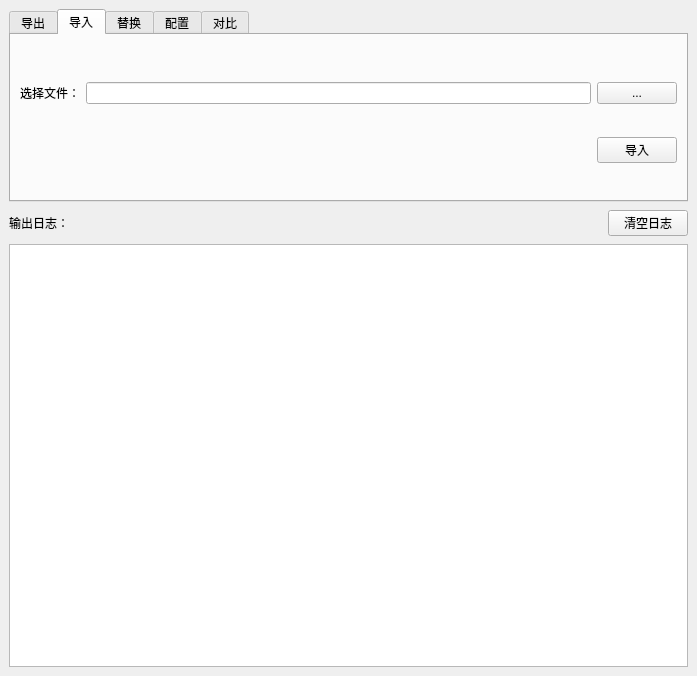
<?xml version="1.0" encoding="UTF-8"?>
<ui version="4.0">
 <class>MainWindow</class>
 <widget class="QMainWindow" name="MainWindow">
  <property name="geometry">
   <rect>
    <x>0</x>
    <y>0</y>
    <width>697</width>
    <height>676</height>
   </rect>
  </property>
  <property name="windowTitle">
   <string>MainWindow</string>
  </property>
  <widget class="QWidget" name="centralwidget">
   <layout class="QGridLayout" name="gridLayout" rowstretch="0,0,0,0,0,1" columnstretch="0">
    <property name="horizontalSpacing">
     <number>10</number>
    </property>
    <property name="verticalSpacing">
     <number>8</number>
    </property>
    <item row="5" column="0">
     <widget class="QTextEdit" name="log"/>
    </item>
    <item row="1" column="0">
     <layout class="QHBoxLayout" name="horizontalLayout">
      <property name="topMargin">
       <number>0</number>
      </property>
      <item>
       <widget class="QLabel" name="label_4">
        <property name="text">
         <string>输出日志：</string>
        </property>
       </widget>
      </item>
      <item>
       <spacer name="horizontalSpacer">
        <property name="orientation">
         <enum>Qt::Horizontal</enum>
        </property>
        <property name="sizeHint" stdset="0">
         <size>
          <width>40</width>
          <height>20</height>
         </size>
        </property>
       </spacer>
      </item>
      <item>
       <widget class="QPushButton" name="clearLog">
        <property name="text">
         <string>清空日志</string>
        </property>
       </widget>
      </item>
     </layout>
    </item>
    <item row="0" column="0">
     <widget class="QTabWidget" name="tabWidget">
      <property name="currentIndex">
       <number>1</number>
      </property>
      <widget class="QWidget" name="tab">
       <attribute name="title">
        <string>导出</string>
       </attribute>
       <layout class="QGridLayout" name="gridLayout_2">
        <property name="sizeConstraint">
         <enum>QLayout::SetNoConstraint</enum>
        </property>
        <property name="topMargin">
         <number>20</number>
        </property>
        <item row="3" column="0">
         <widget class="QLabel" name="label_3">
          <property name="text">
           <string>输出文件：</string>
          </property>
         </widget>
        </item>
        <item row="1" column="1">
         <widget class="QLineEdit" name="appDir"/>
        </item>
        <item row="1" column="0">
         <widget class="QLabel" name="label">
          <property name="text">
           <string>程序文件夹：</string>
          </property>
         </widget>
        </item>
        <item row="1" column="2">
         <widget class="QPushButton" name="localeDirBrowse">
          <property name="sizePolicy">
           <sizepolicy hsizetype="Minimum" vsizetype="Fixed">
            <horstretch>0</horstretch>
            <verstretch>0</verstretch>
           </sizepolicy>
          </property>
          <property name="text">
           <string>...</string>
          </property>
         </widget>
        </item>
        <item row="2" column="0">
         <widget class="QLabel" name="label_2">
          <property name="text">
           <string>处理语言：</string>
          </property>
         </widget>
        </item>
        <item row="3" column="1">
         <widget class="QLineEdit" name="outFile"/>
        </item>
        <item row="3" column="2">
         <widget class="QPushButton" name="outFileBrowse">
          <property name="sizePolicy">
           <sizepolicy hsizetype="Minimum" vsizetype="Fixed">
            <horstretch>0</horstretch>
            <verstretch>0</verstretch>
           </sizepolicy>
          </property>
          <property name="text">
           <string>...</string>
          </property>
         </widget>
        </item>
        <item row="2" column="1" colspan="2">
         <widget class="QLineEdit" name="langs">
          <property name="text">
           <string>en-US;es-ES;id-ID;ko-KR;pt-BR;vi-VN</string>
          </property>
         </widget>
        </item>
        <item row="4" column="2">
         <widget class="QPushButton" name="gen">
          <property name="text">
           <string>生成</string>
          </property>
         </widget>
        </item>
        <item row="0" column="0" colspan="3">
         <widget class="QLabel" name="label_11">
          <property name="styleSheet">
           <string notr="true">font: italic 9pt &quot;Segoe UI&quot;;</string>
          </property>
          <property name="text">
           <string>json格式的翻译文件，程序文件夹选择到locale目录位置；ini格式的文件，程序文件夹选择到debug/release目录位置</string>
          </property>
          <property name="textFormat">
           <enum>Qt::AutoText</enum>
          </property>
          <property name="wordWrap">
           <bool>false</bool>
          </property>
         </widget>
        </item>
       </layout>
      </widget>
      <widget class="QWidget" name="tab_2">
       <attribute name="title">
        <string>导入</string>
       </attribute>
       <layout class="QGridLayout" name="gridLayout_3">
        <property name="topMargin">
         <number>20</number>
        </property>
        <item row="0" column="0">
         <widget class="QLabel" name="label_6">
          <property name="text">
           <string>选择文件：</string>
          </property>
         </widget>
        </item>
        <item row="0" column="2">
         <widget class="QPushButton" name="fillColorFileBrowse">
          <property name="text">
           <string>...</string>
          </property>
         </widget>
        </item>
        <item row="0" column="1">
         <widget class="QLineEdit" name="fillColorFile"/>
        </item>
        <item row="1" column="2">
         <widget class="QPushButton" name="import_2">
          <property name="text">
           <string>导入</string>
          </property>
         </widget>
        </item>
       </layout>
      </widget>
      <widget class="QWidget" name="tab_5">
       <attribute name="title">
        <string>替换</string>
       </attribute>
       <layout class="QFormLayout" name="formLayout_2">
        <item row="0" column="0">
         <widget class="QLabel" name="label_12">
          <property name="text">
           <string>源目录：</string>
          </property>
         </widget>
        </item>
        <item row="0" column="1">
         <layout class="QHBoxLayout" name="horizontalLayout_4">
          <item>
           <widget class="QLineEdit" name="lineEdit"/>
          </item>
          <item>
           <widget class="QToolButton" name="toolButton">
            <property name="text">
             <string>...</string>
            </property>
           </widget>
          </item>
         </layout>
        </item>
        <item row="1" column="1">
         <layout class="QHBoxLayout" name="horizontalLayout_5">
          <item>
           <widget class="QLineEdit" name="lineEdit_2"/>
          </item>
          <item>
           <widget class="QToolButton" name="toolButton_2">
            <property name="text">
             <string>...</string>
            </property>
           </widget>
          </item>
         </layout>
        </item>
        <item row="2" column="1">
         <layout class="QHBoxLayout" name="horizontalLayout_6">
          <item>
           <spacer name="horizontalSpacer_3">
            <property name="orientation">
             <enum>Qt::Horizontal</enum>
            </property>
            <property name="sizeHint" stdset="0">
             <size>
              <width>40</width>
              <height>20</height>
             </size>
            </property>
           </spacer>
          </item>
          <item>
           <widget class="QPushButton" name="pushButton">
            <property name="text">
             <string>替换</string>
            </property>
           </widget>
          </item>
         </layout>
        </item>
        <item row="1" column="0">
         <widget class="QLabel" name="label_13">
          <property name="text">
           <string>目标目录：</string>
          </property>
         </widget>
        </item>
       </layout>
      </widget>
      <widget class="QWidget" name="tab_3">
       <attribute name="title">
        <string>配置</string>
       </attribute>
       <layout class="QHBoxLayout" name="horizontalLayout_2" stretch="0,0,0,0">
        <property name="spacing">
         <number>0</number>
        </property>
        <property name="leftMargin">
         <number>0</number>
        </property>
        <property name="topMargin">
         <number>20</number>
        </property>
        <property name="rightMargin">
         <number>0</number>
        </property>
        <property name="bottomMargin">
         <number>0</number>
        </property>
        <item>
         <widget class="QGroupBox" name="groupBox_4">
          <property name="title">
           <string>存储路径</string>
          </property>
          <layout class="QHBoxLayout" name="horizontalLayout_7">
           <item>
            <widget class="QLineEdit" name="lineEdit_3"/>
           </item>
           <item>
            <widget class="QPushButton" name="pushButton_4">
             <property name="text">
              <string>选 择</string>
             </property>
            </widget>
           </item>
          </layout>
         </widget>
        </item>
        <item>
         <widget class="QGroupBox" name="groupBox">
          <property name="title">
           <string>颜色配置</string>
          </property>
          <layout class="QVBoxLayout" name="verticalLayout_2">
           <item>
            <layout class="QFormLayout" name="formLayout">
             <item row="0" column="0">
              <widget class="QLabel" name="label_5">
               <property name="text">
                <string>缺失标记：</string>
               </property>
              </widget>
             </item>
             <item row="1" column="0">
              <widget class="QLabel" name="label_7">
               <property name="text">
                <string>重复标记：</string>
               </property>
              </widget>
             </item>
             <item row="0" column="1">
              <widget class="QPushButton" name="pushButton_2">
               <property name="text">
                <string/>
               </property>
               <property name="checkable">
                <bool>true</bool>
               </property>
               <property name="autoExclusive">
                <bool>true</bool>
               </property>
              </widget>
             </item>
             <item row="1" column="1">
              <widget class="QPushButton" name="pushButton_3">
               <property name="text">
                <string/>
               </property>
               <property name="checkable">
                <bool>true</bool>
               </property>
               <property name="autoExclusive">
                <bool>true</bool>
               </property>
              </widget>
             </item>
            </layout>
           </item>
           <item>
            <layout class="QHBoxLayout" name="horizontalLayout_3">
             <item>
              <spacer name="horizontalSpacer_2">
               <property name="orientation">
                <enum>Qt::Horizontal</enum>
               </property>
               <property name="sizeType">
                <enum>QSizePolicy::Preferred</enum>
               </property>
               <property name="sizeHint" stdset="0">
                <size>
                 <width>40</width>
                 <height>20</height>
                </size>
               </property>
              </spacer>
             </item>
             <item>
              <widget class="QPushButton" name="chooseColor">
               <property name="text">
                <string>选择颜色</string>
               </property>
              </widget>
             </item>
            </layout>
           </item>
          </layout>
         </widget>
        </item>
        <item>
         <widget class="QGroupBox" name="groupBox_3">
          <property name="title">
           <string>文件格式</string>
          </property>
          <layout class="QVBoxLayout" name="verticalLayout">
           <item>
            <widget class="QRadioButton" name="iniRadioBtn">
             <property name="text">
              <string>ini</string>
             </property>
             <property name="checked">
              <bool>true</bool>
             </property>
            </widget>
           </item>
           <item>
            <widget class="QRadioButton" name="jsonRadioBtn">
             <property name="text">
              <string>json</string>
             </property>
            </widget>
           </item>
          </layout>
         </widget>
        </item>
        <item>
         <widget class="QGroupBox" name="groupBox_2">
          <property name="title">
           <string>Excel配置</string>
          </property>
         </widget>
        </item>
       </layout>
      </widget>
      <widget class="QWidget" name="tab_4">
       <attribute name="title">
        <string>对比</string>
       </attribute>
       <layout class="QGridLayout" name="gridLayout_4">
        <item row="2" column="0">
         <widget class="QLabel" name="label_10">
          <property name="text">
           <string>处理语言：</string>
          </property>
         </widget>
        </item>
        <item row="0" column="3">
         <widget class="QPushButton" name="cmpSrcDirBrowse">
          <property name="text">
           <string>...</string>
          </property>
         </widget>
        </item>
        <item row="0" column="1">
         <widget class="QCheckBox" name="cmpSrcIsOld">
          <property name="text">
           <string>老版本</string>
          </property>
         </widget>
        </item>
        <item row="0" column="0">
         <widget class="QLabel" name="label_8">
          <property name="text">
           <string>源文件夹：</string>
          </property>
         </widget>
        </item>
        <item row="2" column="1" colspan="2">
         <widget class="QLineEdit" name="cmpLangs">
          <property name="text">
           <string>en-US;es-ES;id-ID;ko-KR;pt-BR;vi-VN</string>
          </property>
         </widget>
        </item>
        <item row="3" column="3">
         <widget class="QPushButton" name="cmp">
          <property name="text">
           <string>对比</string>
          </property>
         </widget>
        </item>
        <item row="1" column="3">
         <widget class="QPushButton" name="cmpDstDirBrowse">
          <property name="text">
           <string>...</string>
          </property>
         </widget>
        </item>
        <item row="0" column="2">
         <widget class="QLineEdit" name="cmpSrcDir">
          <property name="text">
           <string>C:/code/PRISMLiveStudio/src/prism/main/data/locale/</string>
          </property>
         </widget>
        </item>
        <item row="1" column="0">
         <widget class="QLabel" name="label_9">
          <property name="text">
           <string>目标文件夹：</string>
          </property>
         </widget>
        </item>
        <item row="1" column="1" colspan="2">
         <widget class="QLineEdit" name="cmpDstDir">
          <property name="text">
           <string>C:/code/prism-live-studio/bin/prism/windows/Debug</string>
          </property>
         </widget>
        </item>
       </layout>
      </widget>
     </widget>
    </item>
   </layout>
  </widget>
 </widget>
 <resources/>
 <connections/>
</ui>
